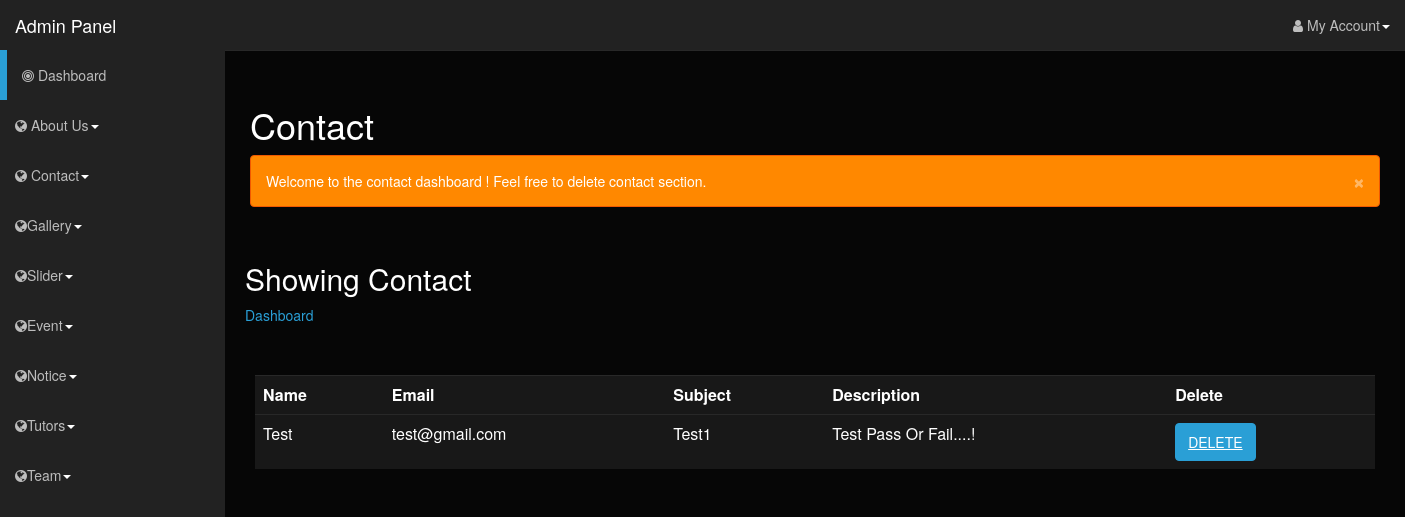
The app's page /admin/showcontact.php with its own data.
### tables this page shows
CREATE TABLE `contact` (
  `id` int(10) NOT NULL,
  `name` varchar(50) NOT NULL,
  `email` varchar(50) NOT NULL,
  `subject` varchar(50) NOT NULL,
  `description` varchar(255) NOT NULL,
  `status` int(2) NOT NULL
);

### admin/showcontact.php (the view, shortened to what this page needs)
<html lang="en">
<head>
    <link rel="stylesheet" type="text/css" href="bootstrap/css/bootstrap.min.css" />
    <link rel="stylesheet" type="text/css" href="font-awesome/css/font-awesome.min.css" />
    <link rel="stylesheet" type="text/css" href="css/local.css" />
    <link rel="stylesheet" type="text/css" href="http://www.shieldui.com/shared/components/latest/css/light-bootstrap/all.min.css" />
    <link id="gridcss" rel="stylesheet" type="text/css" href="http://www.shieldui.com/shared/components/latest/css/dark-bootstrap/all.min.css" />
</head>
<body>
    <div id="wrapper">
          <?php
		    include("navigation.php");
			?>
		 <div id="page-wrapper">
            <div class="row">
                <div class="col-lg-12">
                    <h1>Contact</h1>
                    <div class="alert alert-dismissable alert-warning">
                        <button data-dismiss="alert" class="close" type="button">&times;</button>
                        Welcome to the contact dashboard ! Feel free to delete contact section.
                        <br />
                    </div>
                </div>
            </div>
         </div>
			<section class="banner-area relative about-banner" id="home">
				<div class="container">
					<div class="row d-flex align-items-center justify-content-center">
						<div class="about-content col-lg-12">
							<h2 class="text-white">
							 Showing Contact
							</h2>
							<p class="text-white link-nav"><a href="index.php">Dashboard </a>
						</div>
					</div>
				</div>
			</section>
			<br><br>
			<section class="info-area pb-40">
				<div class="container-fluid">
				    <div class="col-md-12">
			<form action="" method="POST"><table class="table">
			            <tr>
							<td><b>Name</b></td>
							<td><b>Email</b></td>
							<td><b>Subject</b></td>
							<td><b>Description</b></td>
							<td><b>Delete</b></td>
					   </tr>
			<?php
			  include("connect.php");
			  $result=mysqli_query($con,"select * from contact where status=1");
			   while( $row=mysqli_fetch_assoc($result))
			   {
			    ?>
			    <tr>
					        <td><?php echo ucwords($row['name']);?></td>
					        <td><?php echo $row['email'];?></td>
					        <td><?php echo ucwords($row['subject']);?></td>
							<td><?php echo ucwords($row['description']);?></td>
							<td><a href='showcontact.php?data_id=<?php echo $row['id'] ?>' class="btn btn-primary text-uppercase"  onclick=' return deletebyid();'>Delete</a></td>
				</tr>
			    <?php
			   }
			   ?>
			  </table></form>
			  </div></div>
			  </section>
	</body>
</html>

### records on screen
contact: name "Test", email "test@gmail.com", subject "Test1", description "Test Pass Or Fail....!"
